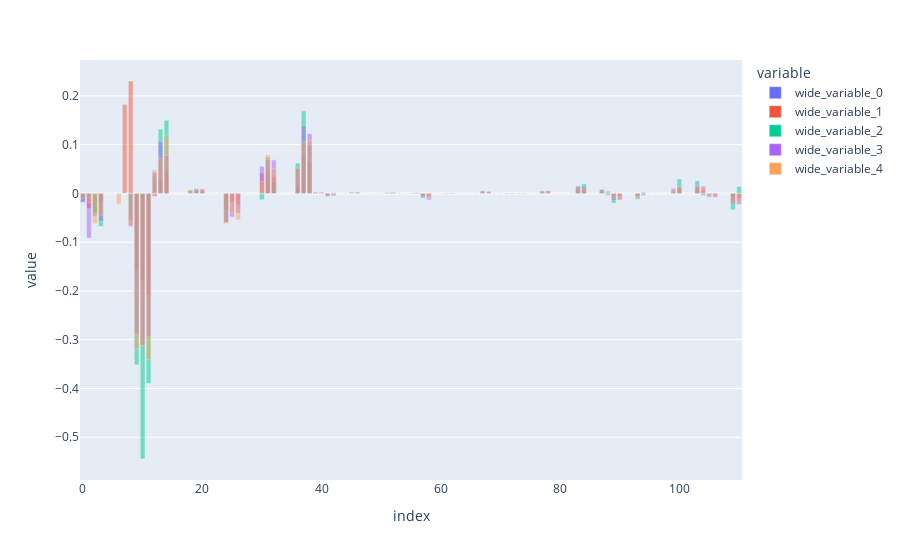

This figure's notebook cell:
### Code cell
c_original_prior = gibbsresults[0].coriginal
control_error_vectors = [np.real((r.cfaulties[timestep]-gibbsresults[0].cfaulties[timestep]) - (r.coriginal - gibbsresults[0].coriginal)) for r in gibbsresults]
control_noise=np.concatenate(control_error_vectors)
control_noise = control_noise[control_noise>1e-8]
control_noise = np.std(control_noise)
prep_noise = np.std(gibbsresults[0].cfaulties[timestep]-c_original_prior)
# fig = px.bar(y=np.real(gibbsresults[0].cfaulties[-1]-c_original_prior),barmode="group")
fig = px.bar(y=control_error_vectors[:5],barmode="overlay")
fig.show()
print(f"We get control noise and preparation noise of {control_noise:.3e} and {prep_noise:.3e} respectively.")

### Figure 1 — Plotly figure (JSON) as saved in the notebook; plotly's stock layout.template omitted (floating-point values rounded to 4 significant figures)
{"data": [{"alignmentgroup": "True", "hovertemplate": "variable=wide_variable_0<br>index=%{x}<br>value=%{y}<extra></extra>", "legendgroup": "wide_variable_0", "marker": {"color": "#636efa", "opacity": 0.5, "pattern": {"shape": ""}}, "name": "wide_variable_0", "offsetgroup": "wide_variable_0", "orientation": "v", "showlegend": true, "textposition": "auto", "type": "bar", "x": [0, 1, 2, 3, 4, 5, 6, 7, 8, 9, 10, 11, 12, 13, 14, 15, 16, 17, 18, 19, 20, 21, 22, 23, 24, 25, 26, 27, 28, 29, 30, 31, 32, 33, 34, 35, 36, 37, 38, 39, 40, 41, 42, 43, 44, 45, 46, 47, 48, 49, 50, 51, 52, 53, 54, 55, 56, 57, 58, 59, 60, 61, 62, 63, 64, 65, 66, 67, 68, 69, 70, 71, 72, 73, 74, 75, 76, 77, 78, 79, 80, 81, 82, 83, 84, 85, 86, 87, 88, 89, 90, 91, 92, 93, 94, 95, 96, 97, 98, 99, 100, 101, 102, 103, 104, 105, 106, 107, 108, 109, 110], "xaxis": "x", "y": [0, 0, 0, 0, 0, 0, 0, 0, 0, 0, 0, 0, 0, 0, 0, 0, 0, 0, 0, 0, 0, 0, 0, 0, 0, 0, 0, 0, 0, 0, 0, 0, 0, 0, 0, 0, 0, 0, 0, 0, 0, 0, 0, 0, 0, 0, 0, 0, 0, 0, 0, 0, 0, 0, 0, 0, 0, 0, 0, 0, 0, 0, 0, 0, 0, 0, 0, 0, 0, 0, 0, 0, 0, 0, 0, 0, 0, 0, 0, 0, 0, 0, 0, 0, 0, 0, 0, 0, 0, 0, 0, 0, 0, 0, 0, 0, 0, 0, 0, 0, 0, 0, 0, 0, 0, 0, 0, 0, 0, 0, 0], "yaxis": "y"}, {"alignmentgroup": "True", "hovertemplate": "variable=wide_variable_1<br>index=%{x}<br>value=%{y}<extra></extra>", "legendgroup": "wide_variable_1", "marker": {"color": "#EF553B", "opacity": 0.5, "pattern": {"shape": ""}}, "name": "wide_variable_1", "offsetgroup": "wide_variable_1", "orientation": "v", "showlegend": true, "textposition": "auto", "type": "bar", "x": [0, 1, 2, 3, 4, 5, 6, 7, 8, 9, 10, 11, 12, 13, 14, 15, 16, 17, 18, 19, 20, 21, 22, 23, 24, 25, 26, 27, 28, 29, 30, 31, 32, 33, 34, 35, 36, 37, 38, 39, 40, 41, 42, 43, 44, 45, 46, 47, 48, 49, 50, 51, 52, 53, 54, 55, 56, 57, 58, 59, 60, 61, 62, 63, 64, 65, 66, 67, 68, 69, 70, 71, 72, 73, 74, 75, 76, 77, 78, 79, 80, 81, 82, 83, 84, 85, 86, 87, 88, 89, 90, 91, 92, 93, 94, 95, 96, 97, 98, 99, 100, 101, 102, 103, 104, 105, 106, 107, 108, 109, 110], "xaxis": "x", "y": [-0.01093, -0.03084, -0.03871, -0.01687, 0, 0, 0, 0.1826, 0.2306, -0.1577, -0.1789, -0.2081, -0.006397, 0.02849, 0.04638, 0, 0, 0, 0.004855, 0.00422, 0.004737, 0, 0, 0, -0.03165, -0.01729, -0.02302, 0, 0, 0, 0.04131, 0.03672, 0.03484, 0, 0, 0, 0.01717, 0.08163, 0.06436, 0.0007321, 0.0008866, -0.001778, -0.002085, 0, 0, -0.0003536, 0.001041, 0, 0, 0, 0, 0.0005981, 0.001083, 0, 0, 0.0002908, 0.0004416, -0.002865, -0.004657, 0, 0, -0.0001133, -0.0002065, 0, 0, 0, 0, 0.0016, 0.001652, 0, 0, -0.0002338, -0.0003268, -0.0001395, -0.0001096, 0, 0, 0.002011, 0.002006, 0, 0, 0, 0, 0.006887, 0.00499, 0, 0, 0.002558, 0.0009056, -0.00383, -0.006172, 0, 0, -0.002294, -0.0009988, 0, 0, 0, 0, 0.003193, 0.007241, 0, 0, 0.006302, 0.005993, -0.003534, -0.002921, 0, 0, -0.008781, -0.009957], "yaxis": "y"}, {"alignmentgroup": "True", "hovertemplate": "variable=wide_variable_2<br>index=%{x}<br>value=%{y}<extra></extra>", "legendgroup": "wide_variable_2", "marker": {"color": "#00cc96", "opacity": 0.5, "pattern": {"shape": ""}}, "name": "wide_variable_2", "offsetgroup": "wide_variable_2", "orientation": "v", "showlegend": true, "textposition": "auto", "type": "bar", "x": [0, 1, 2, 3, 4, 5, 6, 7, 8, 9, 10, 11, 12, 13, 14, 15, 16, 17, 18, 19, 20, 21, 22, 23, 24, 25, 26, 27, 28, 29, 30, 31, 32, 33, 34, 35, 36, 37, 38, 39, 40, 41, 42, 43, 44, 45, 46, 47, 48, 49, 50, 51, 52, 53, 54, 55, 56, 57, 58, 59, 60, 61, 62, 63, 64, 65, 66, 67, 68, 69, 70, 71, 72, 73, 74, 75, 76, 77, 78, 79, 80, 81, 82, 83, 84, 85, 86, 87, 88, 89, 90, 91, 92, 93, 94, 95, 96, 97, 98, 99, 100, 101, 102, 103, 104, 105, 106, 107, 108, 109, 110], "xaxis": "x", "y": [-0.0167, -0.007659, -0.04628, -0.06779, 0, 0, 0, 0, -0.05442, -0.3516, -0.5446, -0.39, 0.03601, 0.1321, 0.1501, 0, 0, 0, 0.00664, 0.007672, 0.002389, 0, 0, 0, -0.05884, -0.00043, -0.002027, 0, 0, 0, -0.01309, 0.07448, 0.02454, 0, 0, 0, 0.06216, 0.1694, 0.09871, 0.002225, 0.0004686, -0.00425, 0.001621, 0, 0, 0.003094, -0.00036, 0, 0, 0, 0, 0.0002442, 0.00117, 0, 0, 0.0006485, -0.0001707, -0.009716, 0.0002687, 0, 0, -0.0005703, 0.001155, 0, 0, 0, 0, 0.00444, 0.002067, 0, 0, -0.0007935, -0.0002401, -5.6e-05, -0.0008738, 0, 0, 0.001951, 0.00208, 0, 0, 0, 0, 0.01538, 0.01975, 0, 0, 0.008084, -0.003722, -0.01982, -0.0008133, 0, 0, -0.01202, 0.002718, 0, 0, 0, 0, 0.002142, 0.0296, 0, 0, 0.02592, -0.004201, -0.0003591, -0.000104, 0, 0, -0.03363, 0.01417], "yaxis": "y"}, {"alignmentgroup": "True", "hovertemplate": "variable=wide_variable_3<br>index=%{x}<br>value=%{y}<extra></extra>", "legendgroup": "wide_variable_3", "marker": {"color": "#ab63fa", "opacity": 0.5, "pattern": {"shape": ""}}, "name": "wide_variable_3", "offsetgroup": "wide_variable_3", "orientation": "v", "showlegend": true, "textposition": "auto", "type": "bar", "x": [0, 1, 2, 3, 4, 5, 6, 7, 8, 9, 10, 11, 12, 13, 14, 15, 16, 17, 18, 19, 20, 21, 22, 23, 24, 25, 26, 27, 28, 29, 30, 31, 32, 33, 34, 35, 36, 37, 38, 39, 40, 41, 42, 43, 44, 45, 46, 47, 48, 49, 50, 51, 52, 53, 54, 55, 56, 57, 58, 59, 60, 61, 62, 63, 64, 65, 66, 67, 68, 69, 70, 71, 72, 73, 74, 75, 76, 77, 78, 79, 80, 81, 82, 83, 84, 85, 86, 87, 88, 89, 90, 91, 92, 93, 94, 95, 96, 97, 98, 99, 100, 101, 102, 103, 104, 105, 106, 107, 108, 109, 110], "xaxis": "x", "y": [-0.01888, -0.09157, -0.0009127, -0.05746, 0, 0, 0, 0, -0.06819, -0.2883, -0.3109, -0.2935, 0.04305, 0.1069, 0.07804, 0, 0, 0, 0.001494, 0.009697, 0.008731, 0, 0, 0, -0.05923, -0.0483, -0.0401, 0, 0, 0, 0.05549, 0.06921, 0.0689, 0, 0, 0, 0.05076, 0.1391, 0.1227, 0.002421, 0.002873, -0.006565, -0.005196, 0, 0, 0.001434, 0.002738, 0, 0, 0, 0, 0.001443, 0.002331, 0, 0, 0.0003671, 0.001766, -0.007731, -0.01336, 0, 0, 0.0006181, -0.0008032, 0, 0, 0, 0, 0.004975, 0.004499, 0, 0, -0.0007861, -0.000912, 0.000172, -0.0004804, 0, 0, 0.005667, 0.00542, 0, 0, 0, 0, 0.01454, 0.01463, 0, 0, 0.007829, 0.004641, -0.01405, -0.01349, 0, 0, -0.006634, -0.004261, 0, 0, 0, 0, 0.01056, 0.01334, 0, 0, 0.0163, 0.01509, -0.007961, -0.008005, 0, 0, -0.02184, -0.02292], "yaxis": "y"}, {"alignmentgroup": "True", "hovertemplate": "variable=wide_variable_4<br>index=%{x}<br>value=%{y}<extra></extra>", "legendgroup": "wide_variable_4", "marker": {"color": "#FFA15A", "opacity": 0.5, "pattern": {"shape": ""}}, "name": "wide_variable_4", "offsetgroup": "wide_variable_4", "orientation": "v", "showlegend": true, "textposition": "auto", "type": "bar", "x": [0, 1, 2, 3, 4, 5, 6, 7, 8, 9, 10, 11, 12, 13, 14, 15, 16, 17, 18, 19, 20, 21, 22, 23, 24, 25, 26, 27, 28, 29, 30, 31, 32, 33, 34, 35, 36, 37, 38, 39, 40, 41, 42, 43, 44, 45, 46, 47, 48, 49, 50, 51, 52, 53, 54, 55, 56, 57, 58, 59, 60, 61, 62, 63, 64, 65, 66, 67, 68, 69, 70, 71, 72, 73, 74, 75, 76, 77, 78, 79, 80, 81, 82, 83, 84, 85, 86, 87, 88, 89, 90, 91, 92, 93, 94, 95, 96, 97, 98, 99, 100, 101, 102, 103, 104, 105, 106, 107, 108, 109, 110], "xaxis": "x", "y": [-0.01021, -0.01894, -0.06212, -0.04489, 0, 0, -0.02246, 0, -0.06621, -0.3192, -0.313, -0.3404, 0.04819, 0.07258, 0.1183, 0, 0, 0, 0.007878, 0.005888, 0.009612, 0, 0, 0, -0.06213, -0.03977, -0.05437, 0, 0, 0, 0.02484, 0.07918, 0.05072, 0, 0, 0, 0.0537, 0.1059, 0.108, 0.001929, 0.002325, -0.005231, -0.003106, 0, 0, 0.0007337, 0.002721, 0, 0, 0, 0, 0.001736, 0.001611, 0, 0, 0.0005214, 0.001127, -0.006632, -0.009657, 0, 0, -0.0004594, -0.0003294, 0, 0, 0, 0, 0.005289, 0.003078, 0, 0, -0.0005985, -0.0008104, -0.0006129, -0.0005334, 0, 0, 0.00502, 0.005832, 0, 0, 0, 0, 0.01251, 0.01101, 0, 0, 0.007732, 0.002462, -0.01002, -0.01268, 0, 0, -0.009867, -0.001117, 0, 0, 0, 0, 0.007873, 0.01404, 0, 0, 0.01459, 0.01231, -0.003203, -0.007631, 0, 0, -0.01897, -0.01843], "yaxis": "y"}], "layout": {"barmode": "overlay", "legend": {"title": {"text": "variable"}, "tracegroupgap": 0}, "margin": {"t": 60}, "xaxis": {"anchor": "y", "domain": [0, 1], "title": {"text": "index"}}, "yaxis": {"anchor": "x", "domain": [0, 1], "title": {"text": "value"}}}}
